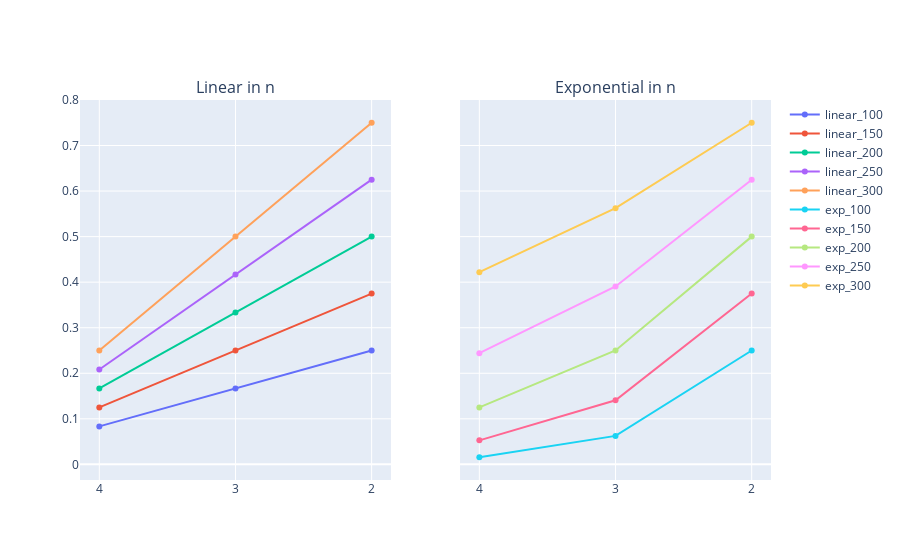

The cell this chart's notebook holds for it:
### Code cell
def linear_n(n):
    return [(n/300*0.25)*i for i in range(1, 4)]
def exp_n(n):
    return [(n/300*0.75)**(4-i) for i in range(1, 4)]
fig = make_subplots(rows=1, cols=2, shared_yaxes=True, subplot_titles=("Linear in n", 'Exponential in n'))

for n in range(100, 301, 50):
    fig.add_scatter(x=list([str(x) for x in range(4, 1, -1)]),  y=linear_n(n), name=f'linear_{n}', row=1, col=1)
for n in range(100, 301, 50):
    fig.add_scatter(x=list([str(x) for x in range(4, 1, -1)]),  y=exp_n(n), name=f'exp_{n}', row=1, col=2)
fig.show()

### Figure 1 — Plotly figure (JSON) as saved in the notebook; plotly's stock layout.template omitted (floating-point values rounded to 4 significant figures)
{"data": [{"name": "linear_100", "type": "scatter", "x": ["4", "3", "2"], "xaxis": "x", "y": [0.08333, 0.1667, 0.25], "yaxis": "y"}, {"name": "linear_150", "type": "scatter", "x": ["4", "3", "2"], "xaxis": "x", "y": [0.125, 0.25, 0.375], "yaxis": "y"}, {"name": "linear_200", "type": "scatter", "x": ["4", "3", "2"], "xaxis": "x", "y": [0.1667, 0.3333, 0.5], "yaxis": "y"}, {"name": "linear_250", "type": "scatter", "x": ["4", "3", "2"], "xaxis": "x", "y": [0.2083, 0.4167, 0.625], "yaxis": "y"}, {"name": "linear_300", "type": "scatter", "x": ["4", "3", "2"], "xaxis": "x", "y": [0.25, 0.5, 0.75], "yaxis": "y"}, {"name": "exp_100", "type": "scatter", "x": ["4", "3", "2"], "xaxis": "x2", "y": [0.01562, 0.0625, 0.25], "yaxis": "y2"}, {"name": "exp_150", "type": "scatter", "x": ["4", "3", "2"], "xaxis": "x2", "y": [0.05273, 0.1406, 0.375], "yaxis": "y2"}, {"name": "exp_200", "type": "scatter", "x": ["4", "3", "2"], "xaxis": "x2", "y": [0.125, 0.25, 0.5], "yaxis": "y2"}, {"name": "exp_250", "type": "scatter", "x": ["4", "3", "2"], "xaxis": "x2", "y": [0.2441, 0.3906, 0.625], "yaxis": "y2"}, {"name": "exp_300", "type": "scatter", "x": ["4", "3", "2"], "xaxis": "x2", "y": [0.4219, 0.5625, 0.75], "yaxis": "y2"}], "layout": {"annotations": [{"font": {"size": 16}, "showarrow": false, "text": "Linear in n", "x": 0.225, "xanchor": "center", "xref": "paper", "y": 1, "yanchor": "bottom", "yref": "paper"}, {"font": {"size": 16}, "showarrow": false, "text": "Exponential in n", "x": 0.775, "xanchor": "center", "xref": "paper", "y": 1, "yanchor": "bottom", "yref": "paper"}], "xaxis": {"anchor": "y", "domain": [0, 0.45]}, "xaxis2": {"anchor": "y2", "domain": [0.55, 1]}, "yaxis": {"anchor": "x", "domain": [0, 1]}, "yaxis2": {"anchor": "x2", "domain": [0, 1], "matches": "y", "showticklabels": false}}}
